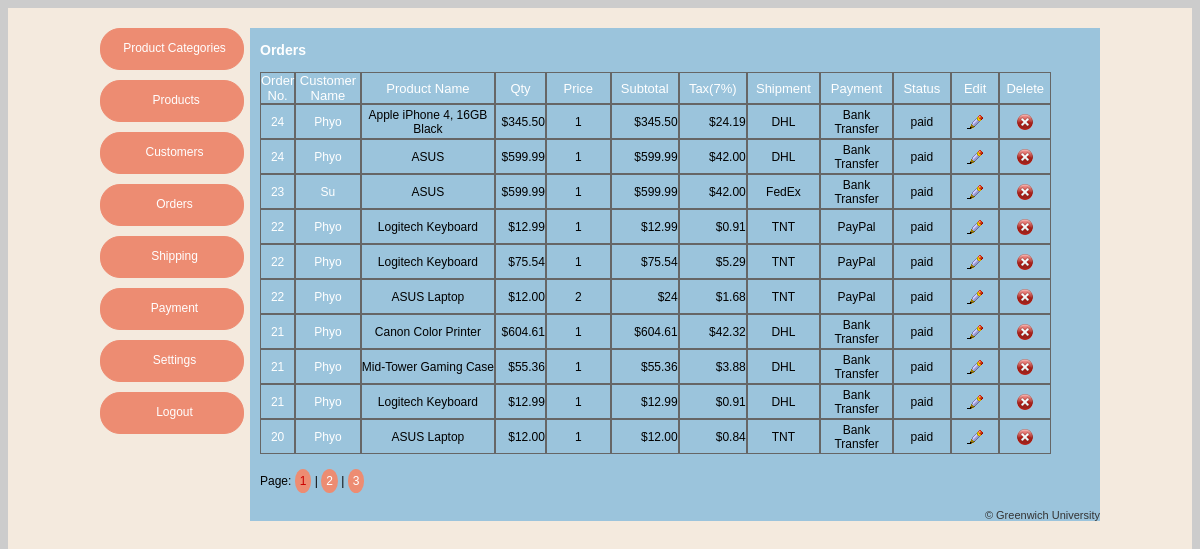
/admin/home.php?page=orders (signed in), run on the app's committed database.
### tables this page shows
CREATE TABLE `orders` (
  `orderid` int(11) NOT NULL,
  `productid` int(11) NOT NULL,
  `customerid` int(11) NOT NULL,
  `price` decimal(10,2) NOT NULL,
  `qty` int(11) NOT NULL,
  `subtotal` varchar(50) NOT NULL,
  `tax` decimal(10,2) NOT NULL,
  `total` decimal(10,2) NOT NULL,
  `shipmentid` int(11) NOT NULL,
  `paymentid` int(11) NOT NULL,
  `remark` varchar(50) NOT NULL,
  `orderdate` date NOT NULL
);

CREATE TABLE `customers` (
  `customerid` int(11) NOT NULL,
  `firstname` varchar(50) NOT NULL,
  `lastname` varchar(50) NOT NULL,
  `email` varchar(50) NOT NULL,
  `sex` int(1) NOT NULL,
  `address` varchar(50) NOT NULL,
  `postcode` varchar(50) NOT NULL,
  `city` varchar(50) NOT NULL,
  `country` varchar(50) NOT NULL,
  `phone` varchar(50) NOT NULL,
  `fax` varchar(50) NOT NULL,
  `password` varchar(50) NOT NULL
);

CREATE TABLE `products` (
  `productid` int(11) NOT NULL,
  `productname` varchar(50) NOT NULL,
  `productdes` varchar(200) NOT NULL,
  `categoriesid` int(11) NOT NULL,
  `price` decimal(10,2) NOT NULL,
  `qty` int(11) NOT NULL,
  `productdate` date NOT NULL,
  `productimage` varchar(50) NOT NULL
);

CREATE TABLE `shipment` (
  `shipmentid` int(11) NOT NULL,
  `shipmentname` varchar(50) NOT NULL,
  `shipmentrate` decimal(10,2) NOT NULL
);

CREATE TABLE `payment` (
  `paymentid` int(11) NOT NULL,
  `paymentname` varchar(50) NOT NULL
);

### admin/lib/function.php (called while the page is built, shortened)
<?php
	function getData($sql){
		require('./config/connect.php');
		$result = mysqli_query($mydb, $sql);
		$i = 0;
		while($row = mysqli_fetch_array($result)){
			$data[$i++] = $row;
		}
		return $data;
	}
	function getRowCount($sql){
		require('./config/connect.php');
		$result = mysqli_query($mydb, $sql);
		$num = mysqli_num_rows($result);
		return $num;
	}
?>

### admin/orders.php (the view, shortened to what this page needs)
<?php
	require('lib/function.php');
	$orderid = isset($_GET['orderid']);
	if($orderid == ''){
		$sql = "SELECT * FROM orders ORDER BY orderid desc";
	}
	else{
		$sql = "SELECT * FROM orders WHERE orderid=$orderid ORDER BY orderid desc";
	}
	$rowcount = getRowCount($sql);
	$row = getData($sql);
	$showproduct = 10;
	$subpage = isset($_GET['subpage']);
	if($subpage == '' or $subpage == 0){
		$subpage = 1;
	}
	$start = (($showproduct * $subpage) - $showproduct)  ;
	$end = $start +  ($showproduct -1);
?>
<h3>Orders</h3>
<table cellspacing="0" cellpadding="0" width="791" class="displaytable">
<tr class="titletext" align="center" height="20px">
    <td width="30">Order No.</td>
    <td width="65">Customer Name</td>
    <td width="150">Product Name</td>
    <td width="50">Qty</td>
    <td width="70">Price</td>
    <td width="70">Subtotal</td>
    <td width="70">Tax(<?php echo(tax); ?>%)</td>
    <td width="75">Shipment</td>
    <td width="75">Payment</td>
    <td width="60">Status</td>
    <td width="52">Edit</td>
    <td width="52">Delete</td>
  </tr>
	<?php
		for($i=$start; $i <= $end; $i++){
	?>
    <tr height="35px">
		<td align="center">
			<a href="?page=orders&orderid=<?php echo($row[$i]['orderid']) ?>">
        		<?php echo($row[$i]['orderid']) ?>
            </a>
        </td>
        <td align="center">
		<?php
            $sql = "SELECT * FROM customers WHERE customerid=". $row[$i]['customerid'];
            $customer = getData($sql);
			echo('<a href="home.php?page=customers&cid='. $row[$i]['customerid'] .'">'.$customer[0]['firstname'].'</a>');
		?>      </td>
        <td align="center">
		<?php
            $sql = "SELECT * FROM products WHERE productid=". $row[$i]['productid'];
            $product = getData($sql);
            echo($product[0]['productname'])
        ?>        </td>
		<td align="right">$<?php echo($row[$i]['price']) ?></td>
		<td align="center"><?php echo($row[$i]['qty']) ?></td>
		<td align="right">$<?php echo($row[$i]['subtotal']) ?></td>
		<td align="right">$<?php echo($row[$i]['tax']) ?></td>
		<td align="center">
		<?php
            $sql = "SELECT * FROM shipment WHERE shipmentid=". $row[$i]['shipmentid'];
            $shipment = getData($sql);
			if($row[$i]['shipmentid']==0){
				echo('_');
			}
			else{
				echo($shipment[0]['shipmentname']);
			}
		?>        </td>
		<td align="center">
		<?php
            $sql = "SELECT * FROM payment WHERE paymentid=". $row[$i]['paymentid'];
            $payment = getData($sql);
			if($row[$i]['paymentid']==0){
				echo('_');
			}
			else{
				echo($payment[0]['paymentname']);
			}
		?>        </td>
		<td align="center">
		<?php echo($row[$i]['remark']); ?>        </td>
		<td align="center">
            <a href="?page=orderedit&id=<?php echo($row[$i][0]) ?>&pid=<?php echo($row[$i]['productid']) ?>"><img src="img/b_edit.png" width="16" height="16" /></a></td>
		<td align="center">
            <a href="?page=orderdelete&id=<?php echo($row[$i][0]) ?>&pid=<?php echo($row[$i]['productid']) ?>" onClick="return confirm('Do you want to delete <?php echo($row[$i][1]) ?> product?');"><img src="img/b_drop.png" width="16" height="16" /></a></td>
    </tr>
    <?php } ?>
</table>
<div class="pagenumber">
<?php
    $count = (int)($rowcount/$showproduct);
    if($rowcount%$showproduct > 0){
        $count = $count + 1;
    }
    if($count != 0){
        echo('Page: ');
    }
    for($i=1; $i <= $count ; $i++){
        if($i == $count){
            if($i == $subpage){
                echo('<font color="#CC0000">' . $i . '</font>');
            }
            else{
                echo('<a href="?page=orders&subpage='.$i.'">'.$i.'</a>');
            }
        }
        else{
            if($i == $subpage){
                echo('<font color="#CC0000">' . $i . '</font> | ');
            }
            else{
                echo('<a href="?page=orders&subpage='.$i.'">'.$i. '</a> | ');
            }
        }
    }
?>
</div>
<div class="space"></div>

### admin/css/admin.css (style rules this page uses)
body { background-color:#CCCCCC; font-family:Verdana, Arial, Helvetica, sans-serif; font-size:12px; color:#000; position: relative; }
h3 { color:#FFFFFF; }
a { color:#FFF; text-decoration:none; }
img { border:none; }
.displaytable tr td { border:solid #666666 1px; }
.pagenumber { margin-top: 20px; }
.pagenumber a, .pagenumber font { width: 15px; height: 15px; line-height: 15px; background-color: #ed8c72; border-radius: 50%; text-align: center; padding: 5px; }
.titletext { color:#FFFFFF; font-size:13px; }
.space { height:20px; }

### data on the page
orders: orderid "24", customerid.firstname "Phyo", productid.productname "Apple iPhone 4, 16GB Black", price "345.50", qty "1", subtotal "345.50", tax "24.19", shipmentid.shipmentname "DHL", paymentid.paymentname "Bank Transfer", remark "paid"
orders: orderid "24", customerid.firstname "Phyo", productid.productname "ASUS", price "599.99", qty "1", subtotal "599.99", tax "42.00", shipmentid.shipmentname "DHL", paymentid.paymentname "Bank Transfer", remark "paid"
orders: orderid "23", customerid.firstname "Su", productid.productname "ASUS", price "599.99", qty "1", subtotal "599.99", tax "42.00", shipmentid.shipmentname "FedEx", paymentid.paymentname "Bank Transfer", remark "paid"
orders: orderid "22", customerid.firstname "Phyo", productid.productname "Logitech Keyboard", price "12.99", qty "1", subtotal "12.99", tax "0.91", shipmentid.shipmentname "TNT", paymentid.paymentname "PayPal", remark "paid"
orders: orderid "22", customerid.firstname "Phyo", productid.productname "Logitech Keyboard", price "75.54", qty "1", subtotal "75.54", tax "5.29", shipmentid.shipmentname "TNT", paymentid.paymentname "PayPal", remark "paid"
orders: orderid "22", customerid.firstname "Phyo", productid.productname "ASUS Laptop", price "12.00", qty "2", subtotal "24", tax "1.68", shipmentid.shipmentname "TNT", paymentid.paymentname "PayPal", remark "paid"
orders: orderid "21", customerid.firstname "Phyo", productid.productname "Canon Color Printer", price "604.61", qty "1", subtotal "604.61", tax "42.32", shipmentid.shipmentname "DHL", paymentid.paymentname "Bank Transfer", remark "paid"
orders: orderid "21", customerid.firstname "Phyo", productid.productname "Mid-Tower Gaming Case", price "55.36", qty "1", subtotal "55.36", tax "3.88", shipmentid.shipmentname "DHL", paymentid.paymentname "Bank Transfer", remark "paid"
orders: orderid "21", customerid.firstname "Phyo", productid.productname "Logitech Keyboard", price "12.99", qty "1", subtotal "12.99", tax "0.91", shipmentid.shipmentname "DHL", paymentid.paymentname "Bank Transfer", remark "paid"
orders: orderid "20", customerid.firstname "Phyo", productid.productname "ASUS Laptop", price "12.00", qty "1", subtotal "12.00", tax "0.84", shipmentid.shipmentname "TNT", paymentid.paymentname "Bank Transfer", remark "paid"

### other printed values
tax "7"
